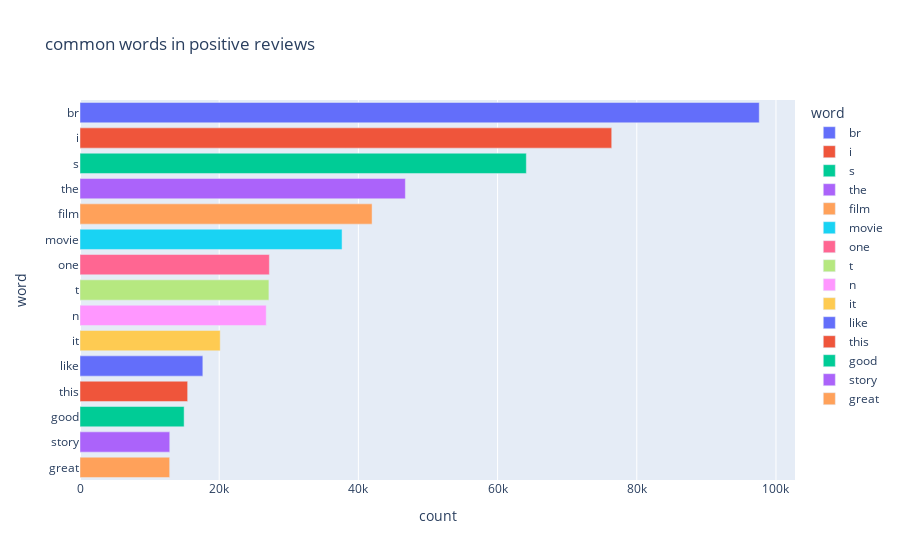

Write notebook code for a chart like this one.
### Code cell
px.bar(pos_words,x='count',y='word',title='common words in positive reviews',color='word')

### Figure 1 — Plotly figure (JSON) as saved in the notebook; plotly's stock layout.template omitted (floating-point values rounded to 4 significant figures)
{"data": [{"alignmentgroup": "True", "hovertemplate": "word=%{y}<br>count=%{x}<extra></extra>", "legendgroup": "br", "marker": {"color": "#636efa", "pattern": {"shape": ""}}, "name": "br", "offsetgroup": "br", "orientation": "h", "showlegend": true, "textposition": "auto", "type": "bar", "x": [97596], "xaxis": "x", "y": ["br"], "yaxis": "y"}, {"alignmentgroup": "True", "hovertemplate": "word=%{y}<br>count=%{x}<extra></extra>", "legendgroup": "i", "marker": {"color": "#EF553B", "pattern": {"shape": ""}}, "name": "i", "offsetgroup": "i", "orientation": "h", "showlegend": true, "textposition": "auto", "type": "bar", "x": [76398], "xaxis": "x", "y": ["i"], "yaxis": "y"}, {"alignmentgroup": "True", "hovertemplate": "word=%{y}<br>count=%{x}<extra></extra>", "legendgroup": "s", "marker": {"color": "#00cc96", "pattern": {"shape": ""}}, "name": "s", "offsetgroup": "s", "orientation": "h", "showlegend": true, "textposition": "auto", "type": "bar", "x": [64131], "xaxis": "x", "y": ["s"], "yaxis": "y"}, {"alignmentgroup": "True", "hovertemplate": "word=%{y}<br>count=%{x}<extra></extra>", "legendgroup": "the", "marker": {"color": "#ab63fa", "pattern": {"shape": ""}}, "name": "the", "offsetgroup": "the", "orientation": "h", "showlegend": true, "textposition": "auto", "type": "bar", "x": [46750], "xaxis": "x", "y": ["the"], "yaxis": "y"}, {"alignmentgroup": "True", "hovertemplate": "word=%{y}<br>count=%{x}<extra></extra>", "legendgroup": "film", "marker": {"color": "#FFA15A", "pattern": {"shape": ""}}, "name": "film", "offsetgroup": "film", "orientation": "h", "showlegend": true, "textposition": "auto", "type": "bar", "x": [41967], "xaxis": "x", "y": ["film"], "yaxis": "y"}, {"alignmentgroup": "True", "hovertemplate": "word=%{y}<br>count=%{x}<extra></extra>", "legendgroup": "movie", "marker": {"color": "#19d3f3", "pattern": {"shape": ""}}, "name": "movie", "offsetgroup": "movie", "orientation": "h", "showlegend": true, "textposition": "auto", "type": "bar", "x": [37653], "xaxis": "x", "y": ["movie"], "yaxis": "y"}, {"alignmentgroup": "True", "hovertemplate": "word=%{y}<br>count=%{x}<extra></extra>", "legendgroup": "one", "marker": {"color": "#FF6692", "pattern": {"shape": ""}}, "name": "one", "offsetgroup": "one", "orientation": "h", "showlegend": true, "textposition": "auto", "type": "bar", "x": [27209], "xaxis": "x", "y": ["one"], "yaxis": "y"}, {"alignmentgroup": "True", "hovertemplate": "word=%{y}<br>count=%{x}<extra></extra>", "legendgroup": "t", "marker": {"color": "#B6E880", "pattern": {"shape": ""}}, "name": "t", "offsetgroup": "t", "orientation": "h", "showlegend": true, "textposition": "auto", "type": "bar", "x": [27143], "xaxis": "x", "y": ["t"], "yaxis": "y"}, {"alignmentgroup": "True", "hovertemplate": "word=%{y}<br>count=%{x}<extra></extra>", "legendgroup": "n", "marker": {"color": "#FF97FF", "pattern": {"shape": ""}}, "name": "n", "offsetgroup": "n", "orientation": "h", "showlegend": true, "textposition": "auto", "type": "bar", "x": [26754], "xaxis": "x", "y": ["n"], "yaxis": "y"}, {"alignmentgroup": "True", "hovertemplate": "word=%{y}<br>count=%{x}<extra></extra>", "legendgroup": "it", "marker": {"color": "#FECB52", "pattern": {"shape": ""}}, "name": "it", "offsetgroup": "it", "orientation": "h", "showlegend": true, "textposition": "auto", "type": "bar", "x": [20148], "xaxis": "x", "y": ["it"], "yaxis": "y"}, {"alignmentgroup": "True", "hovertemplate": "word=%{y}<br>count=%{x}<extra></extra>", "legendgroup": "like", "marker": {"color": "#636efa", "pattern": {"shape": ""}}, "name": "like", "offsetgroup": "like", "orientation": "h", "showlegend": true, "textposition": "auto", "type": "bar", "x": [17650], "xaxis": "x", "y": ["like"], "yaxis": "y"}, {"alignmentgroup": "True", "hovertemplate": "word=%{y}<br>count=%{x}<extra></extra>", "legendgroup": "this", "marker": {"color": "#EF553B", "pattern": {"shape": ""}}, "name": "this", "offsetgroup": "this", "orientation": "h", "showlegend": true, "textposition": "auto", "type": "bar", "x": [15468], "xaxis": "x", "y": ["this"], "yaxis": "y"}, {"alignmentgroup": "True", "hovertemplate": "word=%{y}<br>count=%{x}<extra></extra>", "legendgroup": "good", "marker": {"color": "#00cc96", "pattern": {"shape": ""}}, "name": "good", "offsetgroup": "good", "orientation": "h", "showlegend": true, "textposition": "auto", "type": "bar", "x": [14961], "xaxis": "x", "y": ["good"], "yaxis": "y"}, {"alignmentgroup": "True", "hovertemplate": "word=%{y}<br>count=%{x}<extra></extra>", "legendgroup": "story", "marker": {"color": "#ab63fa", "pattern": {"shape": ""}}, "name": "story", "offsetgroup": "story", "orientation": "h", "showlegend": true, "textposition": "auto", "type": "bar", "x": [12897], "xaxis": "x", "y": ["story"], "yaxis": "y"}, {"alignmentgroup": "True", "hovertemplate": "word=%{y}<br>count=%{x}<extra></extra>", "legendgroup": "great", "marker": {"color": "#FFA15A", "pattern": {"shape": ""}}, "name": "great", "offsetgroup": "great", "orientation": "h", "showlegend": true, "textposition": "auto", "type": "bar", "x": [12885], "xaxis": "x", "y": ["great"], "yaxis": "y"}], "layout": {"barmode": "relative", "legend": {"title": {"text": "word"}, "tracegroupgap": 0}, "title": {"text": "common words in positive reviews"}, "xaxis": {"anchor": "y", "domain": [0, 1], "title": {"text": "count"}}, "yaxis": {"anchor": "x", "categoryarray": ["great", "story", "good", "this", "like", "it", "n", "t", "one", "movie", "film", "the", "s", "i", "br"], "categoryorder": "array", "domain": [0, 1], "title": {"text": "word"}}}}
